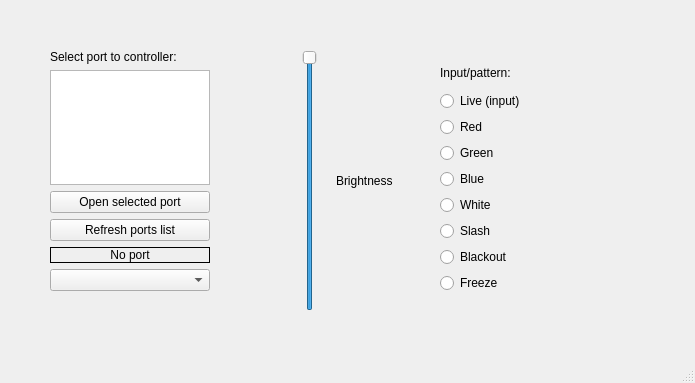
<?xml version="1.0" encoding="UTF-8"?>
<ui version="4.0">
 <class>MainWindow</class>
 <widget class="QMainWindow" name="MainWindow">
  <property name="geometry">
   <rect>
    <x>0</x>
    <y>0</y>
    <width>695</width>
    <height>383</height>
   </rect>
  </property>
  <property name="windowTitle">
   <string>Desay 6mm/UPAD 2.6mm test pattern control</string>
  </property>
  <widget class="QWidget" name="centralwidget">
   <widget class="QWidget" name="verticalLayoutWidget">
    <property name="geometry">
     <rect>
      <x>440</x>
      <y>60</y>
      <width>160</width>
      <height>233</height>
     </rect>
    </property>
    <layout class="QVBoxLayout" name="verticalLayout">
     <item>
      <widget class="QLabel" name="label">
       <property name="text">
        <string>Input/pattern:</string>
       </property>
      </widget>
     </item>
     <item>
      <widget class="QRadioButton" name="btn_normal">
       <property name="text">
        <string>Live (input)</string>
       </property>
      </widget>
     </item>
     <item>
      <widget class="QRadioButton" name="btn_red">
       <property name="text">
        <string>Red</string>
       </property>
      </widget>
     </item>
     <item>
      <widget class="QRadioButton" name="btn_green">
       <property name="text">
        <string>Green</string>
       </property>
      </widget>
     </item>
     <item>
      <widget class="QRadioButton" name="btn_blue">
       <property name="text">
        <string>Blue</string>
       </property>
      </widget>
     </item>
     <item>
      <widget class="QRadioButton" name="btn_white">
       <property name="text">
        <string>White</string>
       </property>
      </widget>
     </item>
     <item>
      <widget class="QRadioButton" name="btn_slash">
       <property name="text">
        <string>Slash</string>
       </property>
      </widget>
     </item>
     <item>
      <widget class="QRadioButton" name="btn_blackout">
       <property name="text">
        <string>Blackout</string>
       </property>
      </widget>
     </item>
     <item>
      <widget class="QRadioButton" name="btn_freeze">
       <property name="text">
        <string>Freeze</string>
       </property>
      </widget>
     </item>
    </layout>
   </widget>
   <widget class="QWidget" name="verticalLayoutWidget_2">
    <property name="geometry">
     <rect>
      <x>50</x>
      <y>50</y>
      <width>160</width>
      <height>241</height>
     </rect>
    </property>
    <layout class="QVBoxLayout" name="verticalLayout_2">
     <item>
      <widget class="QLabel" name="label_2">
       <property name="text">
        <string>Select port to controller:</string>
       </property>
      </widget>
     </item>
     <item>
      <widget class="QListView" name="lst_serial_ports"/>
     </item>
     <item>
      <widget class="QPushButton" name="btn_serial_open">
       <property name="text">
        <string>Open selected port</string>
       </property>
       <property name="checkable">
        <bool>true</bool>
       </property>
      </widget>
     </item>
     <item>
      <widget class="QPushButton" name="btn_serial_refresh">
       <property name="text">
        <string>Refresh ports list</string>
       </property>
      </widget>
     </item>
     <item>
      <widget class="QLabel" name="lbl_serial_status">
       <property name="palette">
        <palette>
         <active>
          <colorrole role="WindowText">
           <brush brushstyle="SolidPattern">
            <color alpha="255">
             <red>0</red>
             <green>0</green>
             <blue>0</blue>
            </color>
           </brush>
          </colorrole>
          <colorrole role="Button">
           <brush brushstyle="SolidPattern">
            <color alpha="255">
             <red>239</red>
             <green>41</green>
             <blue>41</blue>
            </color>
           </brush>
          </colorrole>
          <colorrole role="Light">
           <brush brushstyle="SolidPattern">
            <color alpha="255">
             <red>255</red>
             <green>147</green>
             <blue>147</blue>
            </color>
           </brush>
          </colorrole>
          <colorrole role="Midlight">
           <brush brushstyle="SolidPattern">
            <color alpha="255">
             <red>247</red>
             <green>94</green>
             <blue>94</blue>
            </color>
           </brush>
          </colorrole>
          <colorrole role="Dark">
           <brush brushstyle="SolidPattern">
            <color alpha="255">
             <red>119</red>
             <green>20</green>
             <blue>20</blue>
            </color>
           </brush>
          </colorrole>
          <colorrole role="Mid">
           <brush brushstyle="SolidPattern">
            <color alpha="255">
             <red>159</red>
             <green>27</green>
             <blue>27</blue>
            </color>
           </brush>
          </colorrole>
          <colorrole role="Text">
           <brush brushstyle="SolidPattern">
            <color alpha="255">
             <red>0</red>
             <green>0</green>
             <blue>0</blue>
            </color>
           </brush>
          </colorrole>
          <colorrole role="BrightText">
           <brush brushstyle="SolidPattern">
            <color alpha="255">
             <red>255</red>
             <green>255</green>
             <blue>255</blue>
            </color>
           </brush>
          </colorrole>
          <colorrole role="ButtonText">
           <brush brushstyle="SolidPattern">
            <color alpha="255">
             <red>0</red>
             <green>0</green>
             <blue>0</blue>
            </color>
           </brush>
          </colorrole>
          <colorrole role="Base">
           <brush brushstyle="SolidPattern">
            <color alpha="255">
             <red>255</red>
             <green>255</green>
             <blue>255</blue>
            </color>
           </brush>
          </colorrole>
          <colorrole role="Window">
           <brush brushstyle="SolidPattern">
            <color alpha="255">
             <red>239</red>
             <green>41</green>
             <blue>41</blue>
            </color>
           </brush>
          </colorrole>
          <colorrole role="Shadow">
           <brush brushstyle="SolidPattern">
            <color alpha="255">
             <red>0</red>
             <green>0</green>
             <blue>0</blue>
            </color>
           </brush>
          </colorrole>
          <colorrole role="AlternateBase">
           <brush brushstyle="SolidPattern">
            <color alpha="255">
             <red>247</red>
             <green>148</green>
             <blue>148</blue>
            </color>
           </brush>
          </colorrole>
          <colorrole role="ToolTipBase">
           <brush brushstyle="SolidPattern">
            <color alpha="255">
             <red>255</red>
             <green>255</green>
             <blue>220</blue>
            </color>
           </brush>
          </colorrole>
          <colorrole role="ToolTipText">
           <brush brushstyle="SolidPattern">
            <color alpha="255">
             <red>0</red>
             <green>0</green>
             <blue>0</blue>
            </color>
           </brush>
          </colorrole>
          <colorrole role="PlaceholderText">
           <brush brushstyle="SolidPattern">
            <color alpha="128">
             <red>0</red>
             <green>0</green>
             <blue>0</blue>
            </color>
           </brush>
          </colorrole>
         </active>
         <inactive>
          <colorrole role="WindowText">
           <brush brushstyle="SolidPattern">
            <color alpha="255">
             <red>0</red>
             <green>0</green>
             <blue>0</blue>
            </color>
           </brush>
          </colorrole>
          <colorrole role="Button">
           <brush brushstyle="SolidPattern">
            <color alpha="255">
             <red>239</red>
             <green>41</green>
             <blue>41</blue>
            </color>
           </brush>
          </colorrole>
          <colorrole role="Light">
           <brush brushstyle="SolidPattern">
            <color alpha="255">
             <red>255</red>
             <green>147</green>
             <blue>147</blue>
            </color>
           </brush>
          </colorrole>
          <colorrole role="Midlight">
           <brush brushstyle="SolidPattern">
            <color alpha="255">
             <red>247</red>
             <green>94</green>
             <blue>94</blue>
            </color>
           </brush>
          </colorrole>
          <colorrole role="Dark">
           <brush brushstyle="SolidPattern">
            <color alpha="255">
             <red>119</red>
             <green>20</green>
             <blue>20</blue>
            </color>
           </brush>
          </colorrole>
          <colorrole role="Mid">
           <brush brushstyle="SolidPattern">
            <color alpha="255">
             <red>159</red>
             <green>27</green>
             <blue>27</blue>
            </color>
           </brush>
          </colorrole>
          <colorrole role="Text">
           <brush brushstyle="SolidPattern">
            <color alpha="255">
             <red>0</red>
             <green>0</green>
             <blue>0</blue>
            </color>
           </brush>
          </colorrole>
          <colorrole role="BrightText">
           <brush brushstyle="SolidPattern">
            <color alpha="255">
             <red>255</red>
             <green>255</green>
             <blue>255</blue>
            </color>
           </brush>
          </colorrole>
          <colorrole role="ButtonText">
           <brush brushstyle="SolidPattern">
            <color alpha="255">
             <red>0</red>
             <green>0</green>
             <blue>0</blue>
            </color>
           </brush>
          </colorrole>
          <colorrole role="Base">
           <brush brushstyle="SolidPattern">
            <color alpha="255">
             <red>255</red>
             <green>255</green>
             <blue>255</blue>
            </color>
           </brush>
          </colorrole>
          <colorrole role="Window">
           <brush brushstyle="SolidPattern">
            <color alpha="255">
             <red>239</red>
             <green>41</green>
             <blue>41</blue>
            </color>
           </brush>
          </colorrole>
          <colorrole role="Shadow">
           <brush brushstyle="SolidPattern">
            <color alpha="255">
             <red>0</red>
             <green>0</green>
             <blue>0</blue>
            </color>
           </brush>
          </colorrole>
          <colorrole role="AlternateBase">
           <brush brushstyle="SolidPattern">
            <color alpha="255">
             <red>247</red>
             <green>148</green>
             <blue>148</blue>
            </color>
           </brush>
          </colorrole>
          <colorrole role="ToolTipBase">
           <brush brushstyle="SolidPattern">
            <color alpha="255">
             <red>255</red>
             <green>255</green>
             <blue>220</blue>
            </color>
           </brush>
          </colorrole>
          <colorrole role="ToolTipText">
           <brush brushstyle="SolidPattern">
            <color alpha="255">
             <red>0</red>
             <green>0</green>
             <blue>0</blue>
            </color>
           </brush>
          </colorrole>
          <colorrole role="PlaceholderText">
           <brush brushstyle="SolidPattern">
            <color alpha="128">
             <red>0</red>
             <green>0</green>
             <blue>0</blue>
            </color>
           </brush>
          </colorrole>
         </inactive>
         <disabled>
          <colorrole role="WindowText">
           <brush brushstyle="SolidPattern">
            <color alpha="255">
             <red>119</red>
             <green>20</green>
             <blue>20</blue>
            </color>
           </brush>
          </colorrole>
          <colorrole role="Button">
           <brush brushstyle="SolidPattern">
            <color alpha="255">
             <red>239</red>
             <green>41</green>
             <blue>41</blue>
            </color>
           </brush>
          </colorrole>
          <colorrole role="Light">
           <brush brushstyle="SolidPattern">
            <color alpha="255">
             <red>255</red>
             <green>147</green>
             <blue>147</blue>
            </color>
           </brush>
          </colorrole>
          <colorrole role="Midlight">
           <brush brushstyle="SolidPattern">
            <color alpha="255">
             <red>247</red>
             <green>94</green>
             <blue>94</blue>
            </color>
           </brush>
          </colorrole>
          <colorrole role="Dark">
           <brush brushstyle="SolidPattern">
            <color alpha="255">
             <red>119</red>
             <green>20</green>
             <blue>20</blue>
            </color>
           </brush>
          </colorrole>
          <colorrole role="Mid">
           <brush brushstyle="SolidPattern">
            <color alpha="255">
             <red>159</red>
             <green>27</green>
             <blue>27</blue>
            </color>
           </brush>
          </colorrole>
          <colorrole role="Text">
           <brush brushstyle="SolidPattern">
            <color alpha="255">
             <red>119</red>
             <green>20</green>
             <blue>20</blue>
            </color>
           </brush>
          </colorrole>
          <colorrole role="BrightText">
           <brush brushstyle="SolidPattern">
            <color alpha="255">
             <red>255</red>
             <green>255</green>
             <blue>255</blue>
            </color>
           </brush>
          </colorrole>
          <colorrole role="ButtonText">
           <brush brushstyle="SolidPattern">
            <color alpha="255">
             <red>119</red>
             <green>20</green>
             <blue>20</blue>
            </color>
           </brush>
          </colorrole>
          <colorrole role="Base">
           <brush brushstyle="SolidPattern">
            <color alpha="255">
             <red>239</red>
             <green>41</green>
             <blue>41</blue>
            </color>
           </brush>
          </colorrole>
          <colorrole role="Window">
           <brush brushstyle="SolidPattern">
            <color alpha="255">
             <red>239</red>
             <green>41</green>
             <blue>41</blue>
            </color>
           </brush>
          </colorrole>
          <colorrole role="Shadow">
           <brush brushstyle="SolidPattern">
            <color alpha="255">
             <red>0</red>
             <green>0</green>
             <blue>0</blue>
            </color>
           </brush>
          </colorrole>
          <colorrole role="AlternateBase">
           <brush brushstyle="SolidPattern">
            <color alpha="255">
             <red>239</red>
             <green>41</green>
             <blue>41</blue>
            </color>
           </brush>
          </colorrole>
          <colorrole role="ToolTipBase">
           <brush brushstyle="SolidPattern">
            <color alpha="255">
             <red>255</red>
             <green>255</green>
             <blue>220</blue>
            </color>
           </brush>
          </colorrole>
          <colorrole role="ToolTipText">
           <brush brushstyle="SolidPattern">
            <color alpha="255">
             <red>0</red>
             <green>0</green>
             <blue>0</blue>
            </color>
           </brush>
          </colorrole>
          <colorrole role="PlaceholderText">
           <brush brushstyle="SolidPattern">
            <color alpha="128">
             <red>0</red>
             <green>0</green>
             <blue>0</blue>
            </color>
           </brush>
          </colorrole>
         </disabled>
        </palette>
       </property>
       <property name="frameShape">
        <enum>QFrame::Box</enum>
       </property>
       <property name="text">
        <string>No port</string>
       </property>
       <property name="textFormat">
        <enum>Qt::PlainText</enum>
       </property>
       <property name="alignment">
        <set>Qt::AlignCenter</set>
       </property>
      </widget>
     </item>
     <item>
      <widget class="QComboBox" name="cmb_output">
       <property name="toolTip">
        <string/>
       </property>
       <property name="toolTipDuration">
        <number>5</number>
       </property>
       <property name="editable">
        <bool>false</bool>
       </property>
       <property name="currentText">
        <string/>
       </property>
       <property name="currentIndex">
        <number>-1</number>
       </property>
       <property name="maxVisibleItems">
        <number>2</number>
       </property>
      </widget>
     </item>
    </layout>
   </widget>
   <widget class="QWidget" name="horizontalLayoutWidget">
    <property name="geometry">
     <rect>
      <x>290</x>
      <y>50</y>
      <width>112</width>
      <height>261</height>
     </rect>
    </property>
    <layout class="QHBoxLayout" name="horizontalLayout">
     <item>
      <widget class="QSlider" name="verticalSlider">
       <property name="minimumSize">
        <size>
         <width>40</width>
         <height>0</height>
        </size>
       </property>
       <property name="maximum">
        <number>255</number>
       </property>
       <property name="value">
        <number>255</number>
       </property>
       <property name="orientation">
        <enum>Qt::Vertical</enum>
       </property>
       <property name="tickPosition">
        <enum>QSlider::NoTicks</enum>
       </property>
       <property name="tickInterval">
        <number>10</number>
       </property>
      </widget>
     </item>
     <item>
      <widget class="QLabel" name="lbl_brightness">
       <property name="text">
        <string>Brightness</string>
       </property>
      </widget>
     </item>
    </layout>
   </widget>
  </widget>
  <widget class="QMenuBar" name="menubar">
   <property name="geometry">
    <rect>
     <x>0</x>
     <y>0</y>
     <width>695</width>
     <height>20</height>
    </rect>
   </property>
  </widget>
  <widget class="QStatusBar" name="statusbar"/>
 </widget>
 <resources/>
 <connections/>
</ui>
